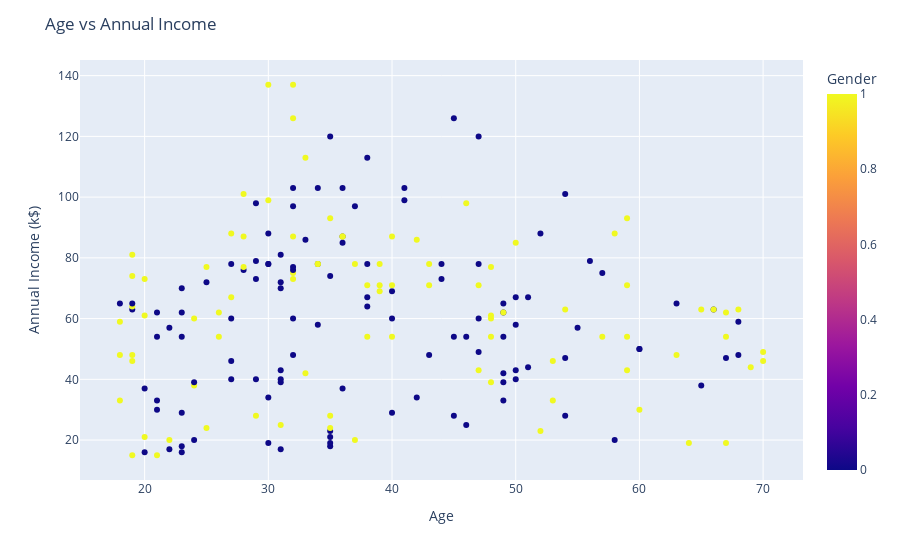

The notebook cell this image was saved under:
### Markdown cell above
# Age vs Annual Income

### Code cell
fig = px.scatter(df, x='Age', y='Annual Income (k$)', color='Gender', hover_data=['CustomerID'])
fig.update_layout(title='Age vs Annual Income')
fig.show()

### Figure 1 — Plotly figure (JSON) as saved in the notebook; plotly's stock layout.template omitted (floating-point values rounded to 4 significant figures; data arrays with more than 128 entries replaced by an {"elided": "..."} marker saying what was removed)
{"data": [{"customdata": {"elided": "200x1 int values"}, "hovertemplate": "Age=%{x}<br>Annual Income (k$)=%{y}<br>CustomerID=%{customdata[0]}<br>Gender=%{marker.color}<extra></extra>", "legendgroup": "", "marker": {"color": {"elided": "200 int values"}, "coloraxis": "coloraxis", "symbol": "circle"}, "mode": "markers", "name": "", "orientation": "v", "showlegend": false, "type": "scatter", "x": {"elided": "200 int values"}, "xaxis": "x", "y": {"elided": "200 int values"}, "yaxis": "y"}], "layout": {"autosize": true, "coloraxis": {"colorbar": {"title": {"text": "Gender"}}, "colorscale": [[0, "#0d0887"], [0.1111, "#46039f"], [0.2222, "#7201a8"], [0.3333, "#9c179e"], [0.4444, "#bd3786"], [0.5556, "#d8576b"], [0.6667, "#ed7953"], [0.7778, "#fb9f3a"], [0.8889, "#fdca26"], [1, "#f0f921"]]}, "legend": {"tracegroupgap": 0}, "margin": {"t": 60}, "title": {"text": "Age vs Annual Income"}, "xaxis": {"anchor": "y", "autorange": true, "domain": [0, 1], "range": [14.85, 73.15], "title": {"text": "Age"}, "type": "linear"}, "yaxis": {"anchor": "x", "autorange": true, "domain": [0, 1], "range": [5.554, 146.4], "title": {"text": "Annual Income (k$)"}, "type": "linear"}}}
